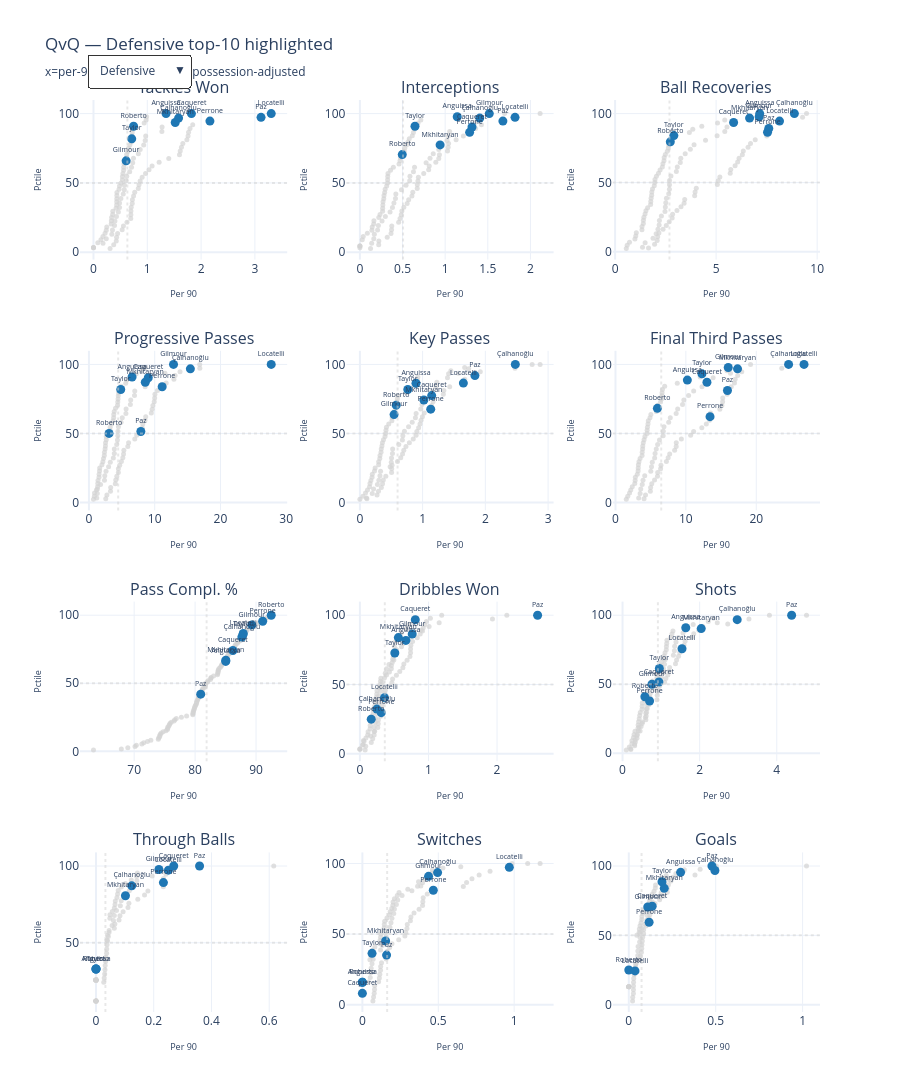

Notebook cell for this chart:
### Markdown cell above
---
## 📈 Quantity vs Quality

12 core KPIs · x = per-90, y = global percentile. **Select a profile** to highlight that profile's top-10 in colour.

### Code cell
# ── QvQ — profile dropdown ───────────────────────────────────────────────────
QVQ_KPIS = [
    ('tackles_won_p90',        'tackles_won_p90_gpct',        'Tackles Won'),
    ('interceptions_p90',      'interceptions_p90_gpct',      'Interceptions'),
    ('ball_recoveries_p90',    'ball_recoveries_p90_gpct',    'Ball Recoveries'),
    ('progressive_passes_p90', 'progressive_passes_p90_gpct', 'Progressive Passes'),
    ('key_passes_p90',         'key_passes_p90_gpct',         'Key Passes'),
    ('final_third_passes_p90', 'final_third_passes_p90_gpct', 'Final Third Passes'),
    ('pass_completion_pct',    'pass_completion_pct_gpct',    'Pass Compl. %'),
    ('successful_dribbles_p90','successful_dribbles_p90_gpct','Dribbles Won'),
    ('shots_p90',              'shots_p90_gpct',              'Shots'),
    ('through_balls_p90',      'through_balls_p90_gpct',      'Through Balls'),
    ('switches_p90',           'switches_p90_gpct',           'Switches'),
    ('goals_p90',              'goals_p90_gpct',              'Goals'),
]
ps['pass_completion_pct_gpct'] = ps['pass_completion_pct'].rank(pct=True) * 100

ROWS, COLS = 4, 3
fig_qq = make_subplots(rows=ROWS, cols=COLS,
    subplot_titles=[t[2] for t in QVQ_KPIS],
    horizontal_spacing=0.08, vertical_spacing=0.10)

qq_trace_ranges = {}
trace_idx = 0

for pi, pname in enumerate(PROFILES):
    top10  = set(ps.sort_values(f'composite_{pname}', ascending=False).head(10)['player_name'])
    others = ps[~ps['player_name'].isin(top10)]
    highs  = ps[ps['player_name'].isin(top10)]
    s_i    = trace_idx
    for i, (raw_col, pct_col, label) in enumerate(QVQ_KPIS):
        r = i // COLS + 1; c = i % COLS + 1
        fig_qq.add_trace(go.Scatter(
            x=others[raw_col], y=others[pct_col], mode='markers',
            marker=dict(size=5, color='lightgrey', opacity=0.7),
            text=others['player_name'] + ' (' + others['team_name'] + ')',
            hovertemplate='%{text}<br>' + label + ': %{x:.2f}<br>Pctile: %{y:.0f}<extra></extra>',
            showlegend=False, visible=(pi == 0),
        ), row=r, col=c)
        trace_idx += 1
        fig_qq.add_trace(go.Scatter(
            x=highs[raw_col], y=highs[pct_col], mode='markers+text',
            marker=dict(size=9, color=PROFILE_COLORS[pname]),
            text=highs['player_name'].str.split().str[-1],
            textposition='top center', textfont=dict(size=7),
            customdata=highs['player_name'] + ' (' + highs['team_name'] + ')',
            hovertemplate='%{customdata}<br>' + label + ': %{x:.2f}<br>Pctile: %{y:.0f}<extra></extra>',
            showlegend=False, visible=(pi == 0),
        ), row=r, col=c)
        trace_idx += 1
        if pi == 0:
            fig_qq.add_hline(y=50, line_dash='dot', line_color='lightgrey', opacity=0.5, row=r, col=c)
            fig_qq.add_vline(x=ps[raw_col].median(), line_dash='dot', line_color='lightgrey', opacity=0.5, row=r, col=c)
    qq_trace_ranges[pname] = (s_i, trace_idx)

qq_buttons = []
for pname, (start, end) in qq_trace_ranges.items():
    vis = [start <= ti < end for ti in range(trace_idx)]
    qq_buttons.append(dict(
        label=pname, method='update',
        args=[{'visible': vis},
              {'title': f'QvQ — {pname} top-10 highlighted<br><sub>x=per-90 · y=global pctile · possession-adjusted</sub>'}],
    ))

fig_qq.update_layout(
    title='QvQ — Defensive top-10 highlighted<br><sub>x=per-90 · y=global pctile · possession-adjusted</sub>',
    height=1100, template='plotly_white', showlegend=False,
    updatemenus=[dict(buttons=qq_buttons, direction='down', showactive=True,
                      x=0.01, xanchor='left', y=1.05, yanchor='top',
                      bgcolor='white', bordercolor='#333')],
)
fig_qq.update_xaxes(title_text='Per 90', title_font_size=9)
fig_qq.update_yaxes(title_text='Pctile', title_font_size=9)
fig_qq.show()
